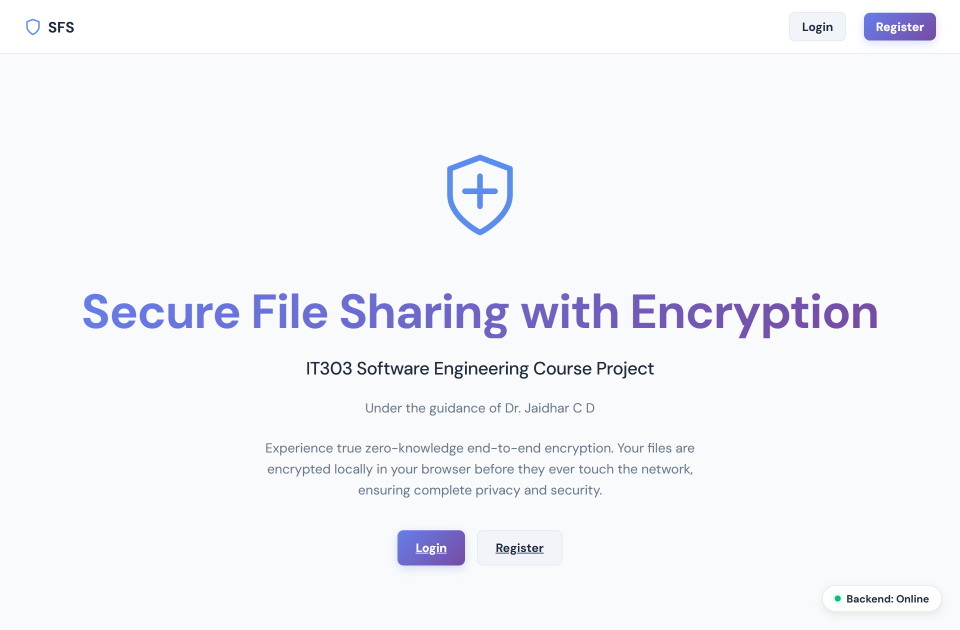
#> input picture user_manual/screenshots/01_landing_page.png, 1920 x 1260 px, found by its file name (shown at 1/2 size); its folder holds only this picture in this run
$ python create_annotated_screenshots.py
#> lines starting #> are read from the running program, lines starting #| are printed output that depends on the picture
import os
from PIL import Image, ImageDraw

SCREENSHOT_DIR = os.path.abspath(r"user_manual\screenshots")
ANNOTATED_DIR = os.path.abspath(r"user_manual\annotated")
os.makedirs(ANNOTATED_DIR, exist_ok=True)

RED = (220, 38, 38, 255) # #dc2626
RED_FILL = (220, 38, 38, 25) # Subtle transparent highlight

def draw_boxes(image_name, boxes, out_name=None):
    """
    boxes is a list of tuples: (x1, y1, x2, y2)
    or dict: {'box': (x1, y1, x2, y2), 'label': str}
    """
#> called with image_name = '01_landing_page.png'
    src_path = os.path.join(SCREENSHOT_DIR, image_name)
    if not os.path.exists(src_path):
        print(f"File not found: {src_path}")
        return

    img = Image.open(src_path).convert("RGBA")
    draw = ImageDraw.Draw(img)

    for b in boxes:
        coords = b["box"] if isinstance(b, dict) else b
        x1, y1, x2, y2 = coords
        # Draw rounded rectangle with stroke width 4
        draw.rounded_rectangle([x1, y1, x2, y2], radius=8, outline=RED, width=5)

    out_file = out_name or image_name
    out_path = os.path.join(ANNOTATED_DIR, out_file)
    img.convert("RGB").save(out_path, "PNG", quality=95)
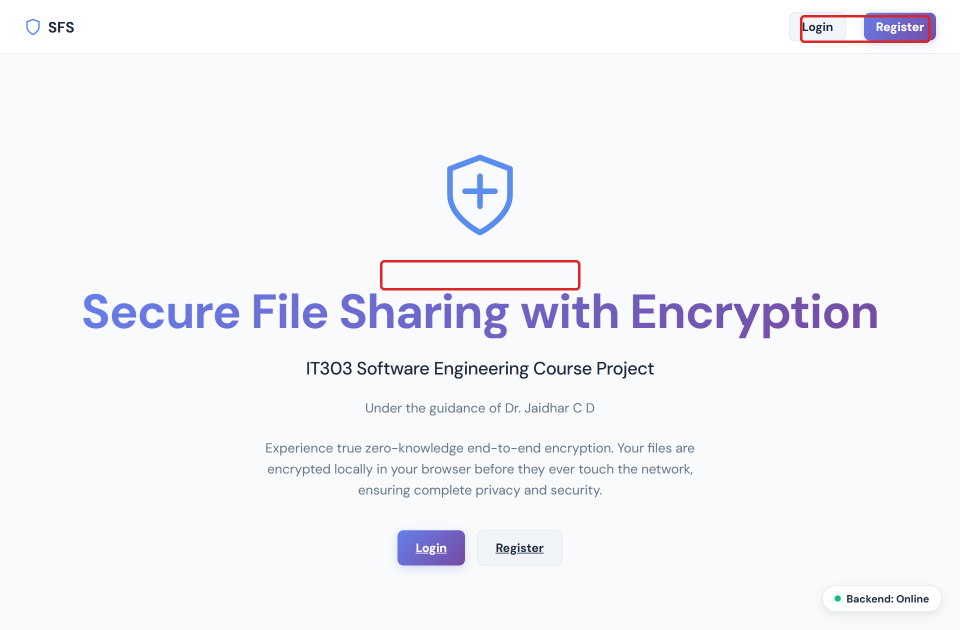
#> saved as 01_landing_page.png: PIL image 1920x1260 RGB (shown at 1/2 size); mean R, G, B 243.1, 244.3, 248
    print(f"Annotated and saved: {out_path}")

def annotate_all():
    # 01 Landing page: Hero CTA buttons (Login & Register) + Top Nav
    draw_boxes("01_landing_page.png", [
        (760, 520, 1160, 580), # Hero CTA buttons (Login / Register)
        (1600, 30, 1860, 85),  # Top navigation buttons
    ])

    # 02 Register empty: The whole create account form & zero-knowledge subtitle
    draw_boxes("02_register_empty.png", [
        (560, 200, 1360, 320), # Header and zero-knowledge identity description
        (580, 770, 1340, 845), # Create Account & Keys submit button
    ])
#> call 2 of draw_boxes, with image_name = '02_register_empty.png'
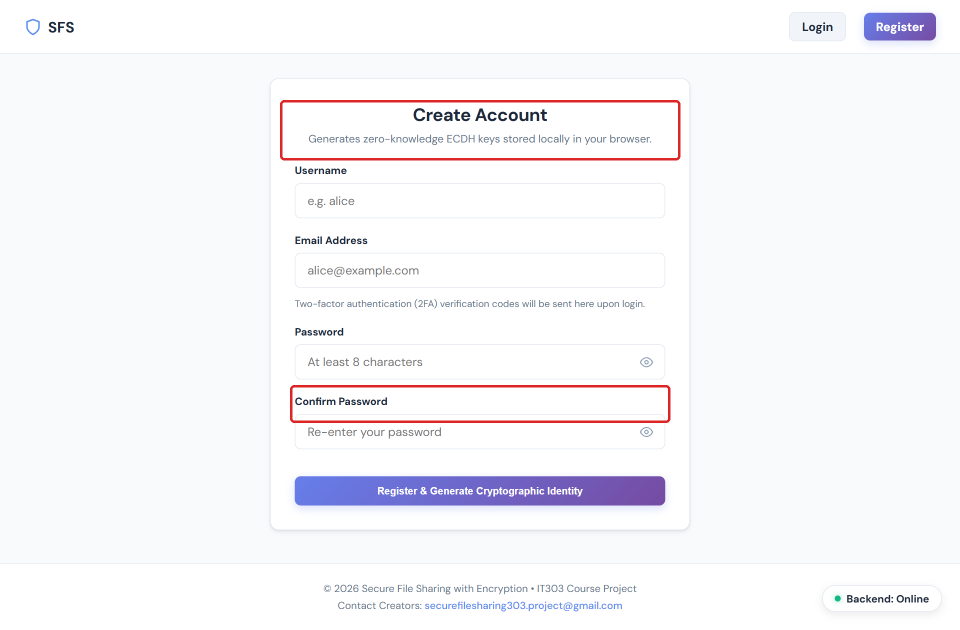
#> input picture user_manual/annotated/02_register_empty.png, 1920 x 1260 px, found by its file name (shown at 1/2 size)

    # 03 Register filled: Password strength meter & credentials
    draw_boxes("03_register_filled.png", [
        (580, 340, 1340, 510), # Username & Email fields
        (580, 680, 1340, 755), # Password Strength Meter bar (Strong indicator)
        (580, 890, 1340, 965), # Create Account button
    ])
#> call 3 of draw_boxes, with image_name = '03_register_filled.png'
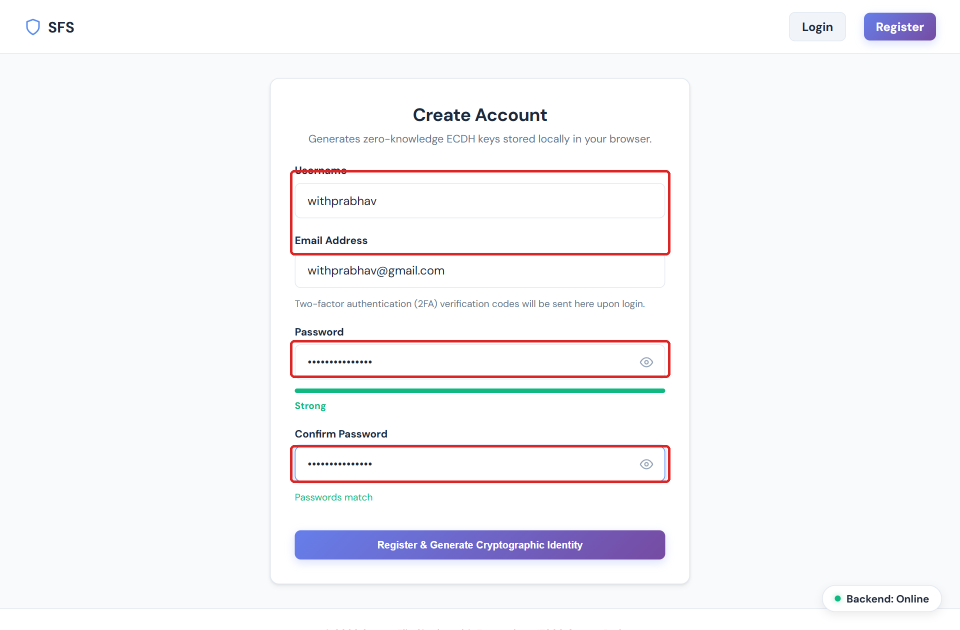
#> input picture user_manual/annotated/03_register_filled.png, 1920 x 1260 px, found by its file name (shown at 1/2 size)

    # 04 Login filled: Username/email + Password + Forgot Password link
    draw_boxes("04_login_filled.png", [
        (580, 340, 1340, 570), # Username and Password fields
        (1160, 580, 1340, 620), # "Forgot Password?" link
        (580, 640, 1340, 715), # "Sign In" button
    ])
#> call 4 of draw_boxes, with image_name = '04_login_filled.png'
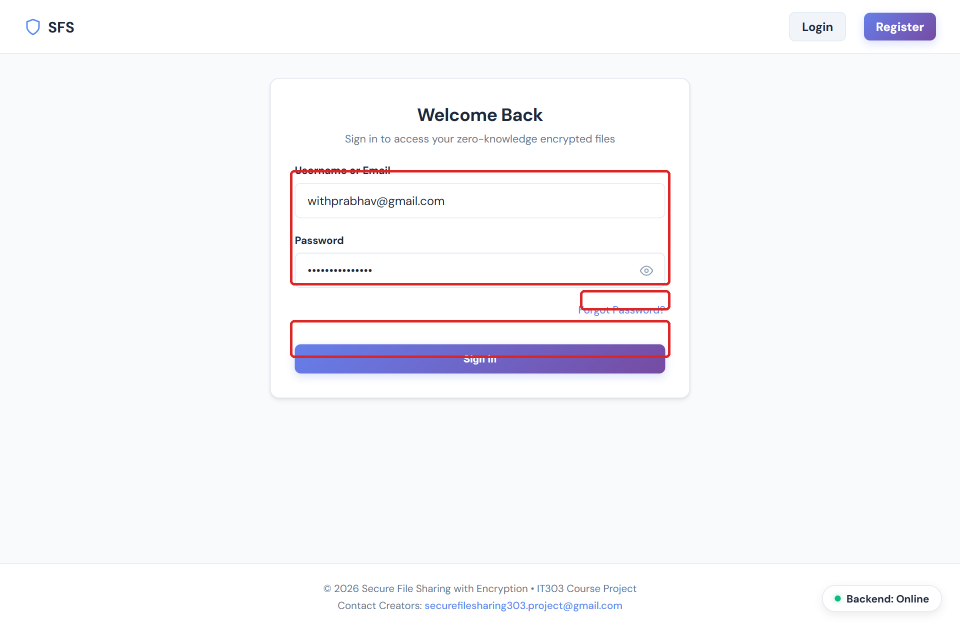
#> input picture user_manual/annotated/04_login_filled.png, 1920 x 1260 px, found by its file name (shown at 1/2 size)

    # 05 MFA screen: 6-digit OTP box + Resend Code countdown + Paste button
    draw_boxes("05_mfa_screen.png", [
        (680, 360, 1240, 460), # 6-Digit Verification Code box
        (680, 480, 990, 545),  # "Resend Code (30s)" button with cooldown
        (1005, 480, 1240, 545), # "Paste from Clipboard" button
    ])

    # 06 MFA filled: OTP filled + Verify Code & Sign In button
    draw_boxes("06_mfa_filled.png", [
        (680, 360, 1240, 460), # Filled code box
        (580, 600, 1340, 675), # "Verify Code & Sign In" button
    ])

    # 07 Upload page: Recipient username field + File Dropzone + Encrypt button
    draw_boxes("07_upload_page.png", [
        (580, 340, 1340, 435), # Recipient Username input
        (580, 470, 1340, 700), # File Dropzone (select file to encrypt)
        (580, 730, 1340, 805), # "Encrypt & Send File" button
    ])

    # 08 Inbox page: Decrypt & Download action / table
    draw_boxes("08_inbox_page.png", [
        (220, 260, 1700, 750), # Incoming encrypted transfers table
    ])

    # 09 Forgot password: Email field + Send Reset Link button
    draw_boxes("09_forgot_password.png", [
        (580, 340, 1340, 435), # Email input
        (580, 460, 1340, 535), # "Send Password Reset Link" button
    ])

    # 10 Change password: Password inputs + Update Password button
    draw_boxes("10_change_password.png", [
        (580, 340, 1340, 730), # Current & New password fields + strength meter
        (580, 760, 1340, 835), # "Update Password" button
    ])

    # 11 Admin users: Registered Users tab + Table of Users + Export Report
    draw_boxes("11_admin_users.png", [
        (350, 240, 660, 305),  # "Registered Users" tab active
        (180, 330, 1740, 780),  # Registered users directory table (with last login)
    ])

    # 12 Admin activities: System Activity Logs tab + Forensic table + PDF button
    draw_boxes("12_admin_activities.png", [
        (675, 240, 970, 305),  # "System Activity Logs" tab active
        (180, 330, 1740, 780),  # Activity log table (Action, Details with proper units)
        (1580, 410, 1700, 465), # "PDF" Report export button
    ])

    # 13 Admin transfers: File Audit Logs tab + Table
    draw_boxes("13_admin_transfers.png", [
        (985, 240, 1260, 305), # "File Audit Logs" tab active
        (180, 330, 1740, 780),  # Transfers audit logs table
    ])

if __name__ == "__main__":
    annotate_all()
